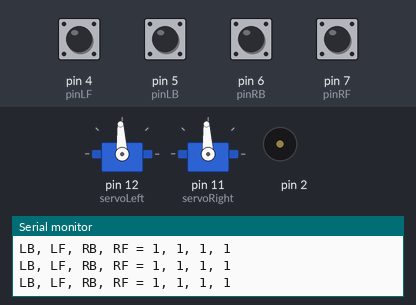
This sketch was run on a simulated Arduino Uno, built with avr-gcc and run on an emulated ATmega328P. Parts: 2 × servo, buzzer (waves = sounding), the last lines printed to the serial monitor. The inputs (shaded band) are chosen by the test bench; at power-on: pin 4 (pinLF), pin 5 (pinLB), pin 6 (pinRB), pin 7 (pinRF) HIGH.

Above: at 2.2 s.
2.3 s: pin 4 (pinLF) pulled LOW for 0.3 s
At 2.62 s:
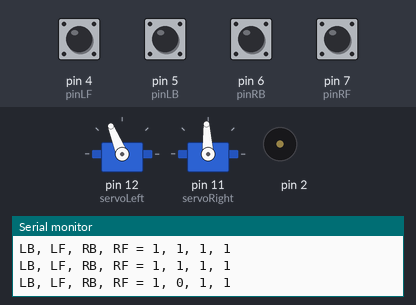
4.2 s: pin 5 (pinLB) pulled LOW for 0.3 s
At 4.38 s:
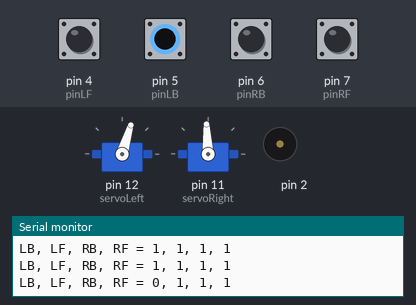
6.0 s: pin 6 (pinRB) pulled LOW for 0.3 s
At 6.4 s:
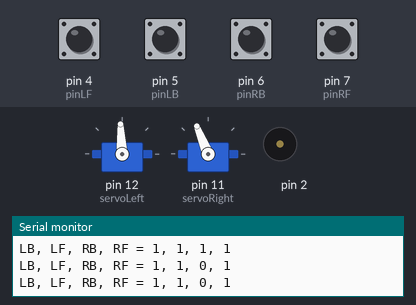
8.0 s: pin 7 (pinRF) pulled LOW for 0.3 s
At 8.4 s:
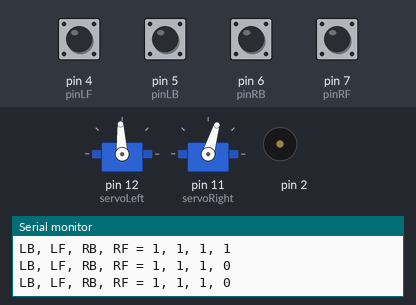
10.0 s: pin 4 (pinLF) driven LOW and pin 6 (pinRB) driven LOW
At 11.0 s:
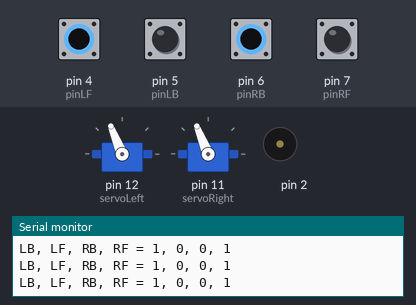
11.5 s: pin 5 (pinLB) pulled LOW for 1 s
At 12.3 s:
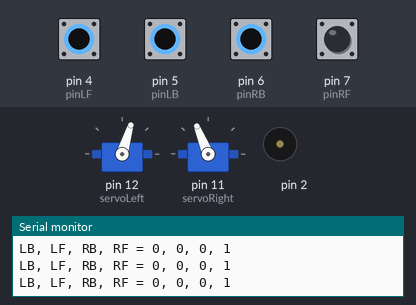
Timing chart, 0 to 14.5 s (numbered marks = the images above; inputs shaded):
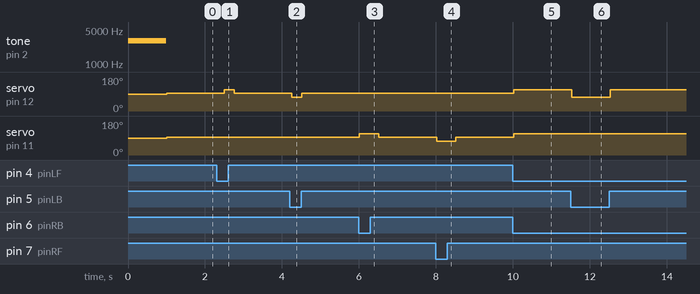

Measured:
- after the input at 2.3 s, servo on pin 12 (servoLeft): 93° → 112° after 0.20 s, → 93° 0.25 s later
- after the input at 4.2 s, servo on pin 12 (servoLeft): 93° → 73° after 0.06 s, → 93° 0.25 s later
- after the input at 6.0 s, servo on pin 11 (servoRight): 93° → 112° at once, → 93° 0.50 s later
- after the input at 8.0 s, servo on pin 11 (servoRight): 93° → 73° at once, → 93° 0.50 s later
- after the input at 10.0 s, servo on pin 12 (servoLeft), servo on pin 11 (servoRight): 93° → 112° at once
- after the input at 11.5 s, servo on pin 12 (servoLeft): 112° → 73° at once, → 112° 1.0 s later

The sketch:

RemoteHack.ino
```cpp
// BOE shield - RemoteHack
//
// Using a remote control board and controller from a R/C car toy.
// Removed stranded wires and resoldered solid wire to use with solderless breadboard.
// Trying pin config:
// Label:   Wire  : BOE Shield : Desired Behaviour
//  +V      red   : Vin
//  V-      black : Common
//  LM:    Yellow :   7        : Robot Right forward
//  RM:     blue  :   6        : Robot Right backward
//  FM:    Yellow :   5        : Robot LEFT forward
//  BM:     blue  :   4        : Robot LEFT backward
//#use Serial
#include <Servo.h>
Servo servoLeft;
Servo servoRight;


// declare R/C pins and variables
int pinLB = 5;
int pinLF = 4;
int pinRB = 6;
int pinRF = 7;
int valLB, valLF, valRB, valRF;

void setup() {
  Serial.begin(9600);
  servoLeft.attach(12);
  servoRight.attach(11);


  pinMode(pinLB, INPUT);
  digitalWrite(pinLB, HIGH); // pulldown current unless signal recieved from R/C unit
  pinMode(pinLF, INPUT);
  digitalWrite(pinLF, HIGH); // pulldown current unless signal recieved from R/C unit
  pinMode(pinRB, INPUT);
  digitalWrite(pinRB, HIGH); // pulldown current unless signal recieved from R/C unit
  pinMode(pinRF, INPUT);
  digitalWrite(pinRF, HIGH); // pulldown current unless signal recieved from R/C unit

  tone(2, 3000, 1000);                       // Play tone for 1 second
  delay(1000);                               // Delay to finish tone

}
void loop () {
  //string outString;
  valLB = digitalRead(pinLB);
  valLF = digitalRead(pinLF);
  valRB = digitalRead(pinRB);
  valRF = digitalRead(pinRF);


  // Serial << "LB, LF, RB, RF = " << valLB << ", " << valLF << endl;
  //Serial.print(outString );
  Serial.print("LB, LF, RB, RF = " );
  Serial.print(valLB);
  Serial.print(", ");
  Serial.print(valLF);
  Serial.print(", ");
  Serial.print(valRB);
  Serial.print(", ");
  Serial.println(valRF);

  if( valLB == 0 )
  {
    servoLeft.writeMicroseconds(1300) ; // back?
    //  Serial.println("LB is low");
  }
  else if ( valLF == 0 )
  {
    servoLeft.writeMicroseconds(1700); // forward
  }
  else
  {
    servoLeft.writeMicroseconds(1500); // stop
  }

  if ( valRB == 0 )
  {
    servoRight.writeMicroseconds(1700); // back
  }
  else if ( valRF == 0 )
  {
    servoRight.writeMicroseconds(1300); // forward
  }
  else
  {
    servoRight.writeMicroseconds(1500); // stop
  }
  delay(250);

  //  servoLeft.writeMicroseconds(1300); // clockwise
  //  servoRight.writeMicroseconds(1300); // clockwise
  //  delay(3000);
  //  servoLeft.writeMicroseconds(1700); // cntr-clockwise
  //  servoRight.writeMicroseconds(1700); // cntr-clockwise
  //  delay(3000);
  //  servoLeft.writeMicroseconds(1500); // stop
  //  servoRight.writeMicroseconds(1500); // stop

}
```
